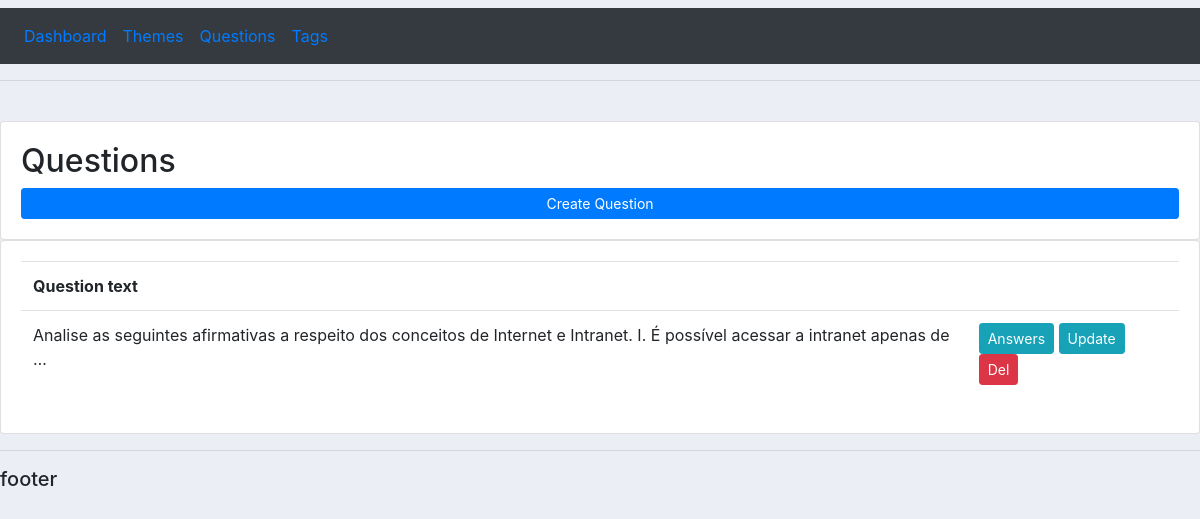
The page /questions/ on the database as committed earlier.
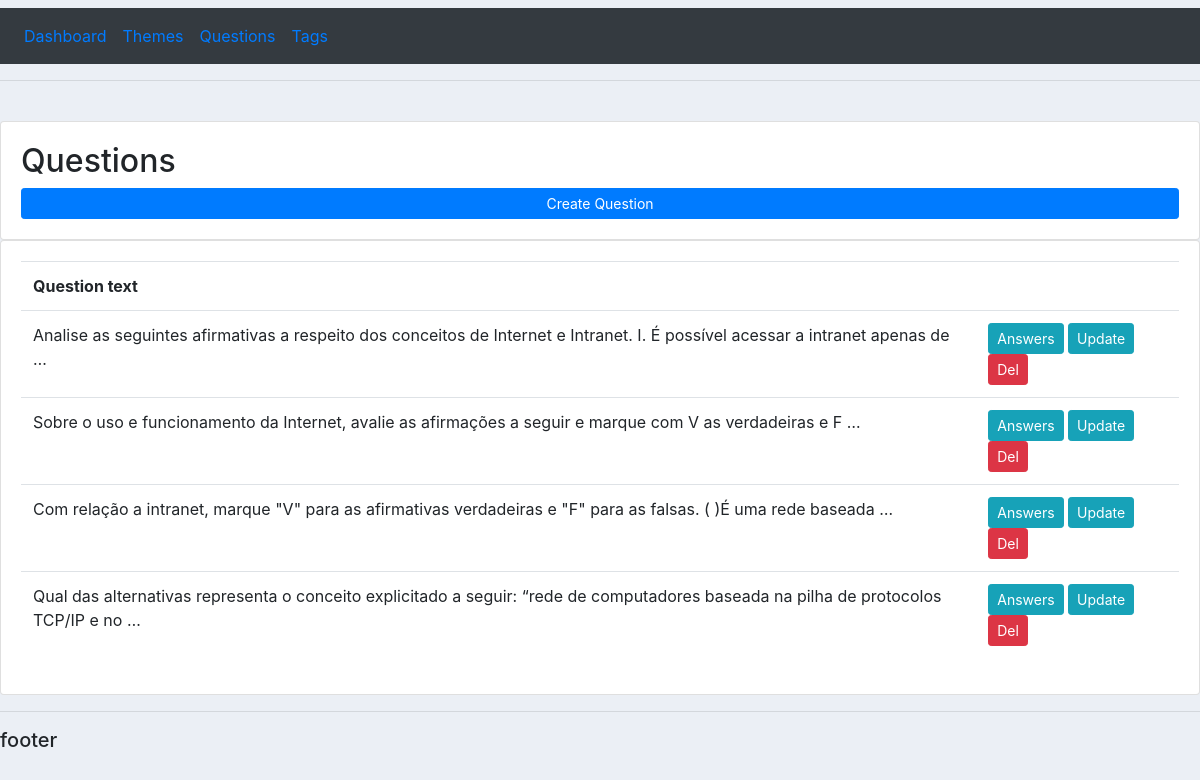
The same page on the database as committed later.
### questions/models.py (models this page shows, shortened)
class Question(models.Model):
    CATEGORY = ((0,'Multiple Choice'),(1,'Right or wrong'))
    theme = models.ForeignKey(Theme, null=True, on_delete=models.SET_NULL)
    asktext = models.TextField(null=False,blank=False)
    answer_type = models.IntegerField(null=True, choices=CATEGORY)
    asksource = models.CharField(max_length=200, null=True)
    date_created = models.DateTimeField(auto_now_add=True,null=True)

### questions/views.py (the view)
# urls.py: path('', include('questions.urls')),
def questions(request):
    questions = Question.objects.all()
    context = {'questions':questions}
    return render(request, 'questions/questions.html', context)

### questions/templates/questions/questions.html
{% extends 'questions/main.html' %}
{% block content %}
<br>
<div class="row">
    <div class="col-md">
        <div class="card card-body">
                <h2>Questions</h2>
                <a class="btn btn-primary  btn-sm btn-block" href="{% url 'create_questions' %}">Create Question</a>
        </div>
        <div class="card card-body">
            <table class="table">
                <tr><th>Question text</th><th></th></tr>
                {% for item in questions %}
                    <tr>
                        <td>{{ item.asktext|truncatewords:20  }}</td>
                        <td>
                            <a class="btn btn-sm btn-info" href="{% url 'answers' item.id %}">Answers</a>
                            <a class="btn btn-sm btn-info" href="{% url 'update_questions' item.id %}">Update</a>
                            <a class="btn btn-sm btn-danger" href="{% url 'delete_questions' item.id  %}">Del</a>
                        </td>
                    </tr>
                {% endfor %}
            </table>
        </div>
    </div>
</div>
{% endblock %}

Rows that differ between the two databases and show on the page:
added Question: asktext "Sobre o uso e funcionamento da Internet, avalie as afirmações a seguir e marque com V as verdadeiras e F …"
added Question: asktext "Com relação a intranet, marque \"V\" para as afirmativas verdadeiras e \"F\" para as falsas. ( )É uma rede baseada …"
added Question: asktext "Qual das alternativas representa o conceito explicitado a seguir: “rede de computadores baseada na pilha de protocolos TCP/IP e no …"
